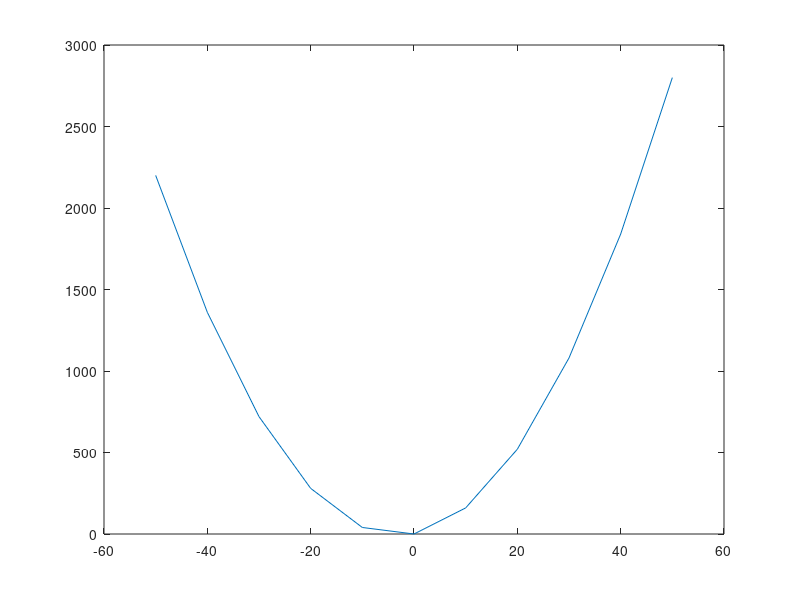

Write the MATLAB code that produced this figure.
 % Author               Adriana trejo patricio 
% Date                  202123172
% Version                1
% Usage 15                :octave> /path/inecuaciones     
% Notes                    :Requiere aplicacion octave , usar su linea de comandos
%                     : https://octaveintro.readthedocs.io/en/latest/index.html
% limpiar variables
clear
%dominio de la funcion 
x = -50:10:50;
%Reglas de correspondencia (funcion)
y = (x.^2 )+ (6)*(x)
%plotear funcion 
plot (x,y)